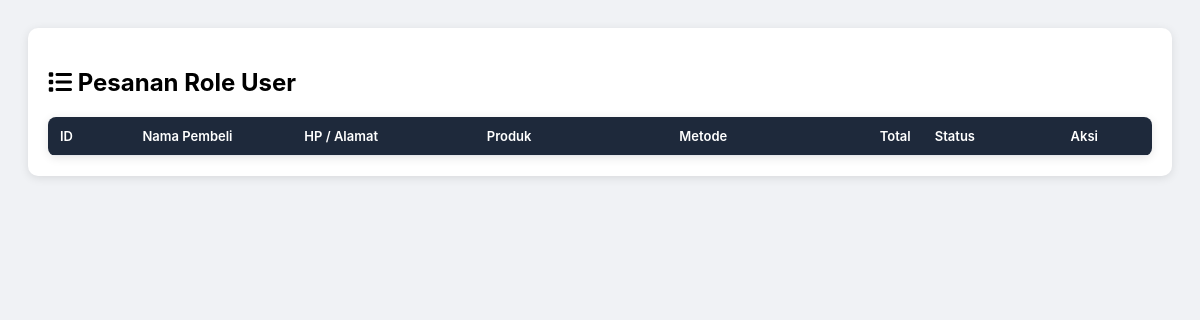
The app's page /admin/admin_pesanan.php, older data.
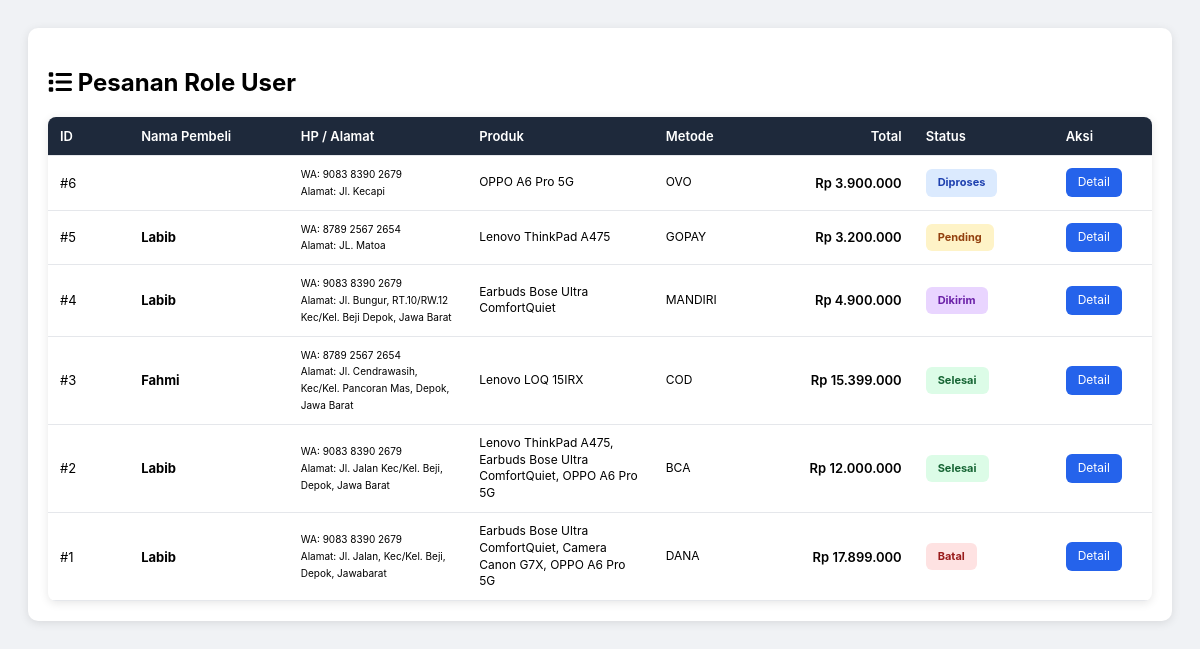
The same page, newer data.
### tables this page shows
CREATE TABLE `pesanan` (
  `id` int(11) NOT NULL AUTO_INCREMENT,
  `user_id` int(11) DEFAULT NULL,
  `nama_penerima` varchar(100) DEFAULT NULL,
  `hp` varchar(20) DEFAULT NULL,
  `alamat` text DEFAULT NULL,
  `metode_bayar` varchar(50) DEFAULT NULL,
  `total_bayar` int(11) DEFAULT NULL,
  `status_pesanan` varchar(20) DEFAULT 'Pending',
  `tanggal_pesan` datetime DEFAULT current_timestamp(),
  PRIMARY KEY (`id`)
);

### admin/admin_pesanan.php (the view, shortened to what this page needs)
<?php
include "../config/database.php";
$query = "SELECT pesanan.*, users.nama AS nama_akun FROM pesanan LEFT JOIN users ON pesanan.user_id = users.id ORDER BY pesanan.id DESC";
$result = mysqli_query($conn, $query);
?>
<!DOCTYPE html>
<html lang="id">
<head>
    <link rel="stylesheet" href="https://cdnjs.cloudflare.com/ajax/libs/font-awesome/6.4.0/css/all.min.css">
</head>
<body>
    <div class="card">
        <h2><i class="fa fa-list"></i> Pesanan Role User</h2>
        <div class="table-wrapper">
        <table>
            <thead>
                <tr>
                    <th style="width: 70px;">ID</th>
                    <th style="width: 150px;">Nama Pembeli</th>
                    <th style="width: 180px;">HP / Alamat</th>
                    <th style="width: 200px;">Produk</th>
                    <th style="width: 120px;">Metode</th>
                    <th style="width: 120px; text-align: right;">Total</th>
                    <th style="width: 130px;">Status</th>
                    <th style="width: 80px;">Aksi</th>
                </tr>
            </thead>
            <tbody>
                <?php while ($row = mysqli_fetch_assoc($result)) : ?>
                    <tr>
                        <td style="width: 70px;">#<?= $row['id'] ?></td>
                        <td style="width: 150px;"><strong><?= htmlspecialchars($row['nama_penerima']) ?></strong></td>
                        <td style="width: 180px; font-size: 12px;">
                            <small>WA: <?= $row['hp'] ?? '-' ?></small><br>
                            <small>Alamat: <?= $row['alamat'] ?? '-' ?></small>
                        </td>
                        <td style="width: 200px; max-width: 200px; word-break: break-word; font-size: 12px;">
                            <?php
                            $produk_query = mysqli_query($conn, "SELECT produk.nama FROM pesanan_detail
                                LEFT JOIN produk ON pesanan_detail.produk_id = produk.id
                                WHERE pesanan_detail.pesanan_id = '{$row['id']}'\n                                ORDER BY pesanan_detail.id ASC");
                            $produk_list = [];
                            while ($p = mysqli_fetch_assoc($produk_query)) {
                                if ($p['nama']) {
                                    $produk_list[] = $p['nama'];
                                }
                            }
                            if (!empty($produk_list)) {
                                echo implode(', ', $produk_list);
                            } else {
                                echo '-';
                            }
                            ?>
                        </td>
                        <td style="width: 120px; font-size: 12px;"><?= htmlspecialchars($row['metode_bayar'] ?? '-') ?></td>
                        <td style="width: 120px; text-align: right; font-weight: 600;">Rp <?= number_format($row['total_bayar'], 0, ',', '.') ?></td>
                        <td style="width: 130px;">
                            <span class="status-badge <?= strtolower(str_replace(' ', '', $row['status_pesanan'] ?? 'pending')) ?>">
                                <?= ucfirst($row['status_pesanan']) ?>
                            </span>
                        </td>
                        <td style="width: 80px;">
                            <a href="admin_detail.php?id=<?= $row['id'] ?>" class="btn">Detail</a>
                        </td>
                    </tr>
                <?php endwhile; ?>
            </tbody>
        </table>
        </div>
    </div>
</body>
</html>

### admin/admin_pesanan.php (style rules this page uses)
body { font-family: 'Inter', sans-serif; background: #f0f2f5; padding: 20px; }
.card { background: white; padding: 20px; border-radius: 10px; box-shadow: 0 2px 10px rgba(0, 0, 0, 0.1); }
.table-wrapper { background: #fff; border-radius: 8px; box-shadow: 0 2px 10px rgba(0, 0, 0, 0.1); overflow-x: auto; margin-top: 20px; }
table { width: 100%; border-collapse: collapse; min-width: 900px; }
th, td { padding: 10px 12px; border-bottom: 1px solid #e5e7eb; text-align: left; font-size: 13px; line-height: 1.4; }
th { background: #1e293b; color: white; font-weight: 600; white-space: nowrap; position: sticky; top: 0; }
.status-badge { padding: 6px 12px; border-radius: 6px; font-size: 11px; font-weight: bold; display: inline-block; }
.pending { background: #fef3c7; color: #92400e; }
.diproses { background: #dbeafe; color: #1e40af; }
.dikirim { background: #e9d5ff; color: #6b21a8; }
.selesai { background: #dcfce7; color: #166534; }
.batal { background: #fee2e2; color: #991b1b; }
.btn { padding: 6px 12px; text-decoration: none; border-radius: 6px; color: white; background: #2563eb; font-size: 12px; display: inline-block; transition: background 0.3s; }

Row changes from the older to the newer data that the page shows:
added pesanan: id "6", hp "9083 8390 2679", alamat "Jl. Kecapi", produk_list "OPPO A6 Pro 5G", metode_bayar "OVO", total_bayar "3.900.000", status_pesanan "Diproses"
added pesanan: id "5", nama_penerima "Labib", hp "8789 2567 2654", alamat "JL. Matoa", produk_list "Lenovo ThinkPad A475", metode_bayar "GOPAY", total_bayar "3.200.000", status_pesanan "Pending"
added pesanan: id "4", nama_penerima "Labib", hp "9083 8390 2679", alamat "Jl. Bungur, RT.10/RW.12 Kec/Kel. Beji Depok, Jawa Barat", produk_list "Earbuds Bose Ultra ComfortQuiet", metode_bayar "MANDIRI", total_bayar "4.900.000", status_pesanan "Dikirim"
added pesanan: id "3", nama_penerima "Fahmi", hp "8789 2567 2654", alamat "Jl. Cendrawasih, Kec/Kel. Pancoran Mas, Depok, Jawa Barat", produk_list "Lenovo LOQ 15IRX", metode_bayar "COD", total_bayar "15.399.000", status_pesanan "Selesai"
added pesanan: id "2", nama_penerima "Labib", hp "9083 8390 2679", alamat "Jl. Jalan Kec/Kel. Beji, Depok, Jawa Barat", produk_list "Lenovo ThinkPad A475, Earbuds Bose Ultra ComfortQuiet, OPPO A6 Pro 5G", metode_bayar "BCA", total_bayar "12.000.000", status_pesanan "Selesai"
added pesanan: id "1", nama_penerima "Labib", hp "9083 8390 2679", alamat "Jl. Jalan, Kec/Kel. Beji, Depok, Jawabarat", produk_list "Earbuds Bose Ultra ComfortQuiet, Camera Canon G7X, OPPO A6 Pro 5G", metode_bayar "DANA", total_bayar "17.899.000", status_pesanan "Batal"
